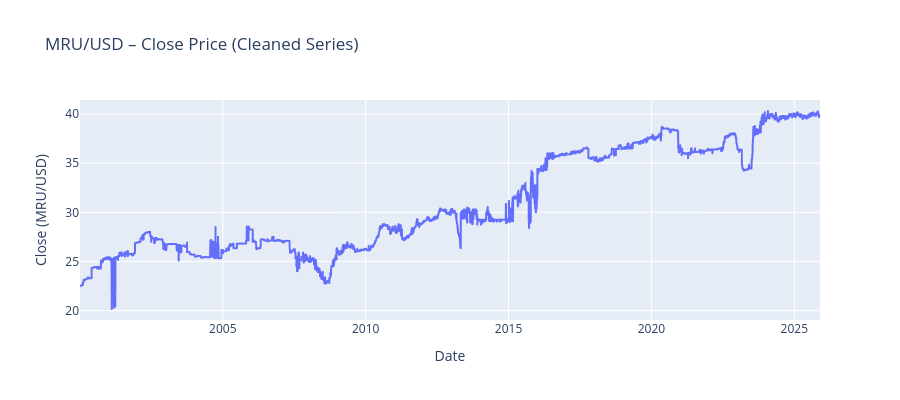
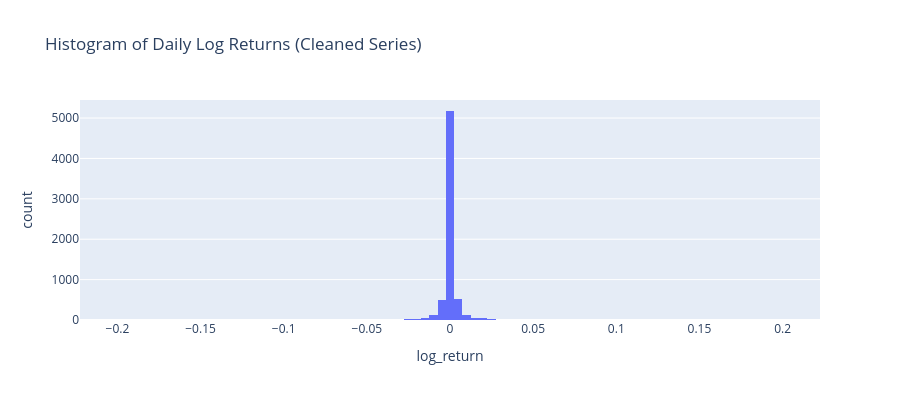

Notebook source saved alongside these figures, in order:
### Code cell
# %%
# =====  Load cleaned data, basic checks, Plotly overview =====

print("=== Loading cleaned MRU/USD data for Week 5 ===")
df = pd.read_csv(CLEAN_FILE)
df["date"] = pd.to_datetime(df["date"])
df = df.sort_values("date").reset_index(drop=True)

print("\nHead:")
print(df.head())
print("\nTail:")
print(df.tail())

print("\nDate range and length:")
print(f"{df['date'].min().date()} → {df['date'].max().date()}, {len(df)} rows")

print_segment_counts(df)

# Enrich with log_price and log_return for quick inspection
df = ensure_log_price_and_return(df)

print("\nLog return descriptive statistics (whole series):")
print(df["log_return"].describe())

# --- Plotly: price level over time ---
fig_price = px.line(
    df,
    x="date",
    y="close",
    title="MRU/USD – Close Price (Cleaned Series)",
    labels={"date": "Date", "close": "Close (MRU/USD)"},
)
fig_price.update_layout(height=400)
fig_price.show()

# --- Plotly: histogram of daily log returns ---
fig_ret_hist = px.histogram(
    df.dropna(subset=["log_return"]),
    x="log_return",
    nbins=100,
    title="Histogram of Daily Log Returns (Cleaned Series)",
)
fig_ret_hist.update_layout(height=400)
fig_ret_hist.show()

### Figure 1 — Plotly figure (JSON) as saved in the notebook; plotly's stock layout.template omitted (floating-point values rounded to 4 significant figures; data arrays with more than 128 entries replaced by an {"elided": "..."} marker saying what was removed)
{"data": [{"hovertemplate": "Date=%{x}<br>Close (MRU/USD)=%{y}<extra></extra>", "legendgroup": "", "line": {"color": "#636efa", "dash": "solid"}, "marker": {"symbol": "circle"}, "mode": "lines", "name": "", "showlegend": false, "type": "scattergl", "x": {"elided": "6752 str values"}, "xaxis": "x", "y": {"elided": "6752 float values"}, "yaxis": "y"}], "layout": {"height": 400, "legend": {"tracegroupgap": 0}, "title": {"text": "MRU/USD – Close Price (Cleaned Series)"}, "xaxis": {"anchor": "y", "domain": [0, 1], "title": {"text": "Date"}}, "yaxis": {"anchor": "x", "domain": [0, 1], "title": {"text": "Close (MRU/USD)"}}}}

### Figure 2 — Plotly figure (JSON) as saved in the notebook; plotly's stock layout.template omitted (floating-point values rounded to 4 significant figures; data arrays with more than 128 entries replaced by an {"elided": "..."} marker saying what was removed)
{"data": [{"bingroup": "x", "hovertemplate": "log_return=%{x}<br>count=%{y}<extra></extra>", "legendgroup": "", "marker": {"color": "#636efa", "pattern": {"shape": ""}}, "name": "", "nbinsx": 100, "orientation": "v", "showlegend": false, "type": "histogram", "x": {"elided": "6751 float values"}, "xaxis": "x", "yaxis": "y"}], "layout": {"barmode": "relative", "height": 400, "legend": {"tracegroupgap": 0}, "title": {"text": "Histogram of Daily Log Returns (Cleaned Series)"}, "xaxis": {"anchor": "y", "domain": [0, 1], "title": {"text": "log_return"}}, "yaxis": {"anchor": "x", "domain": [0, 1], "title": {"text": "count"}}}}
